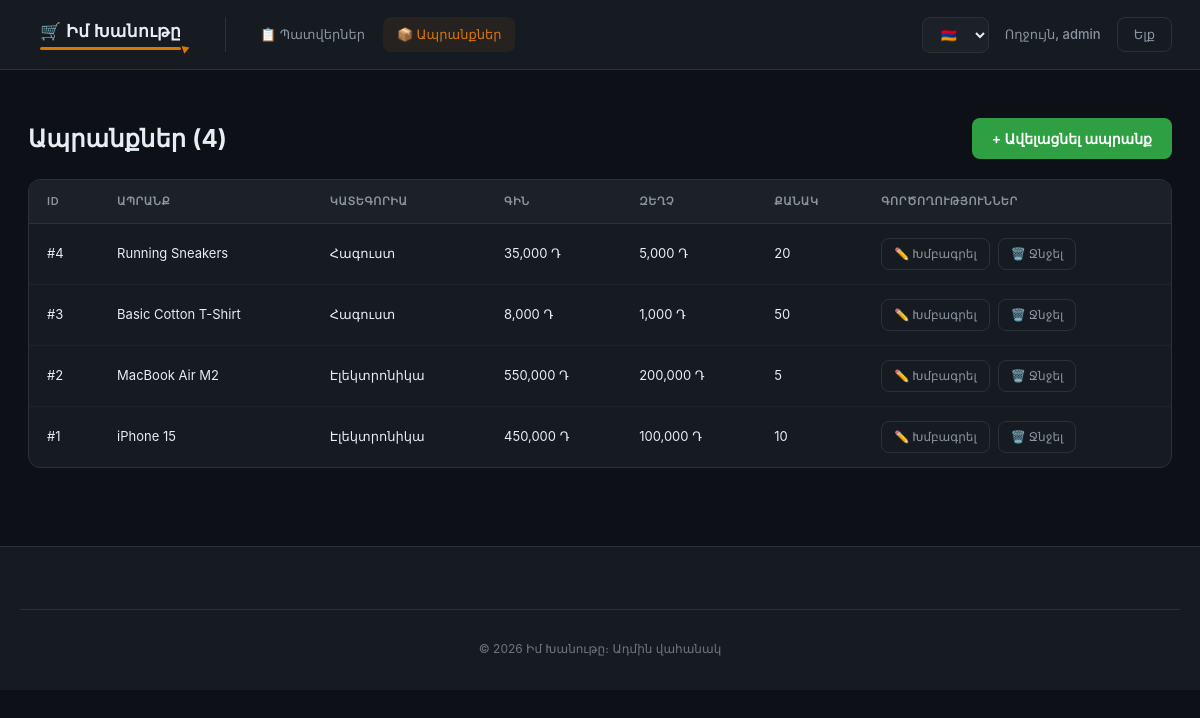
/admin-products.php (signed in), run on the app's committed database.
### tables this page shows
CREATE TABLE `products` (
  `id` int(11) NOT NULL,
  `name` varchar(255) NOT NULL,
  `stock` int(11) NOT NULL,
  `price` decimal(10,0) NOT NULL,
  `category` varchar(255) NOT NULL,
  `discount` decimal(10,0) NOT NULL,
  `description` varchar(395) NOT NULL
);

### start.php (called while the page is built, shortened)
<?php
require_once 'db.php';
$stmt = $pdo->query("SELECT * FROM products");
$productsData = $stmt->fetchAll(PDO::FETCH_ASSOC);
?>

### admin-products.php (the view, shortened to what this page needs)
<?php
require_once 'start.php';
$stmt = $pdo->query("SELECT * FROM products ORDER BY id DESC");
$allProducts = $stmt->fetchAll();
?>
<!DOCTYPE html>
<html lang="hy">
<head>
    <link rel="stylesheet" href="style.css">
</head>
<body>
    <?php require 'admin-header.php'; ?>
    <div class="admin-container">
        <div class="admin-page-head">
            <h1 class="admin-page-title">Ապրանքներ (<?= count($allProducts) ?>)</h1>
            <a href="admin-product-form.php" class="admin-add-btn">
                + Ավելացնել ապրանք
            </a>
        </div>
        <?php if (empty($allProducts)): ?>
            <div class="empty-cart">
                <div class="empty-cart-icon">📦</div>
                <h2>Դեռ ապրանքներ չկան</h2>
                <p>Սեղմիր «Ավելացնել ապրանք» կոճակը՝ առաջինը ստեղծելու համար</p>
                <a href="admin-product-form.php" class="btn-shop">+ Ավելացնել ապրանք</a>
            </div>
        <?php else: ?>
            <div class="admin-table-wrap">
                <table class="admin-table">
                    <thead>
                        <tr>
                            <th>ID</th>
                            <th>Ապրանք</th>
                            <th>Կատեգորիա</th>
                            <th>Գին</th>
                            <th>Զեղչ</th>
                            <th>Քանակ</th>
                            <th>Գործողություններ</th>
                        </tr>
                    </thead>
                    <tbody>
                        <?php foreach ($allProducts as $p): ?>
                            <tr>
                                <td>#<?= $p['id'] ?></td>
                                <td><?= htmlspecialchars($p['name']) ?></td>
                                <td><?= htmlspecialchars($p['category']) ?></td>
                                <td><?= number_format($p['price']) ?> Դ</td>
                                <td><?= $p['discount'] > 0 ? number_format($p['discount']) . ' Դ' : '—' ?></td>
                                <td>
                                    <span class="<?= $p['stock'] <= 0 ? 'stock-no' : '' ?>">
                                        <?= $p['stock'] ?>
                                    </span>
                                </td>
                                <td class="admin-actions">
                                    <a href="admin-product-form.php?id=<?= $p['id'] ?>"
                                       class="admin-action-edit">
                                        ✏️ Խմբագրել
                                    </a>
                                    <a href="admin-product-delete.php?id=<?= $p['id'] ?>"
                                       class="admin-action-delete"
                                       onclick="return confirm('Համոզվա՞ծ ես, որ ուզում ես ջնջել «<?= htmlspecialchars($p['name']) ?>»-ը։');">
                                        🗑️ Ջնջել
                                    </a>
                                </td>
                            </tr>
                        <?php endforeach; ?>
                    </tbody>
                </table>
            </div>
        <?php endif; ?>
    </div>
    <footer class="footer">
        <div class="footer-bottom">
            <p>© 2026 Իմ Խանութը։ Ադմին վահանակ</p>
        </div>
    </footer>
</body>
</html>

### style.css (style rules this page uses)
:root { --bg-main: #0d1117; --bg-surface: #161b22; --bg-elevated: #1c2128; --bg-input: #21262d; --bg-hover: #1f2630; --border: #2a313a; --border-soft: #1f242c; --text-main: #e6edf3; --text-muted: #8b949e; --text-dim: #6e7681; --accent: #d97706; --accent-hover: #b45309; --accent-active: #92400e; --accent-soft: rgba(217, 119, 6, 0.08); --success: #2ea043; --error: #da3633; --radius-sm: 5px; --radius: 8px; --radius-lg: 12px; --shadow-sm: 0 1px 3px rgba(0, 0, 0, 0.35); --shadow: 0 6px 22px rgba(0, 0, 0, 0.5); --t: 0.15s ease; --header-h: 70px; --cart-h: 60px; --cart-gap: 24px; --cart-safe: 110px; }
* { box-sizing: border-box; }
html { scroll-behavior: smooth; }
body { background: var(--bg-main); color: var(--text-main); font-family: -apple-system, BlinkMacSystemFont, 'Segoe UI', Tahoma, sans-serif; margin: 0; padding-top: var(--header-h); padding-bottom: var(--cart-safe); min-height: 100vh; display: flex; flex-direction: column; line-height: 1.5; font-size: 14px; -webkit-font-smoothing: antialiased; }
a { color: var(--accent); text-decoration: none; transition: color var(--t); }
h1, h2, h3, h4 { margin: 0; font-weight: 600; }
.admin-page-title { color: var(--text-main); font-size: 24px; margin: 30px 28px 22px; font-weight: 700; padding-bottom: 14px; border-bottom: 1px solid var(--border); letter-spacing: 0.2px; }
.footer { background: var(--bg-surface); border-top: 1px solid var(--border); margin-top: auto; padding: 36px 20px 20px; }
.footer-bottom { text-align: center; margin-top: 26px; padding-top: 18px; border-top: 1px solid var(--border); color: var(--text-dim); font-size: 12px; }
.admin-container { max-width: 1200px; margin: 0 auto; padding: 24px 28px 60px; width: 100%; }
.admin-table-wrap { overflow-x: auto; border-radius: var(--radius-lg); border: 1px solid var(--border); background: var(--bg-surface); }
.admin-table { width: 100%; border-collapse: collapse; font-size: 13px; }
.admin-table th { background: var(--bg-elevated); color: var(--text-muted); font-weight: 600; font-size: 11px; padding: 13px 18px; text-align: left; border-bottom: 1px solid var(--border); white-space: nowrap; text-transform: uppercase; letter-spacing: 0.6px; }
.admin-table td { padding: 14px 18px; border-bottom: 1px solid var(--border-soft); color: var(--text-main); vertical-align: middle; }
.admin-table tbody tr { transition: background var(--t); }
.admin-table tbody tr:last-child td { border-bottom: none; }
.admin-page-head { display: flex; align-items: center; justify-content: space-between; gap: 16px; margin: 24px 0 20px; flex-wrap: wrap; }
.admin-page-head .admin-page-title { margin: 0; border: none; padding: 0; }
.admin-add-btn { display: inline-block; background: var(--success); color: #fff; padding: 10px 20px; border-radius: var(--radius); text-decoration: none; font-weight: 600; font-size: 14px; transition: background var(--t); white-space: nowrap; }
.admin-actions { display: flex; gap: 8px; white-space: nowrap; }
.admin-action-edit, .admin-action-delete { display: inline-block; padding: 6px 12px; border-radius: var(--radius); text-decoration: none; font-size: 12px; font-weight: 500; transition: background var(--t), color var(--t), border-color var(--t); }
.admin-action-edit { color: var(--text-muted); border: 1px solid var(--border); }
.admin-action-delete { color: var(--text-muted); border: 1px solid var(--border); }

### data on the page
products: id "4", name "Running Sneakers", category "Հագուստ", price "35,000", discount "5,000", stock "20"
products: id "3", name "Basic Cotton T-Shirt", category "Հագուստ", price "8,000", discount "1,000", stock "50"
products: id "2", name "MacBook Air M2", category "Էլեկտրոնիկա", price "550,000", discount "200,000", stock "5"
products: id "1", name "iPhone 15", category "Էլեկտրոնիկա", price "450,000", discount "100,000", stock "10"

### other printed values
$adminName "admin"
count($allProducts) "4"
